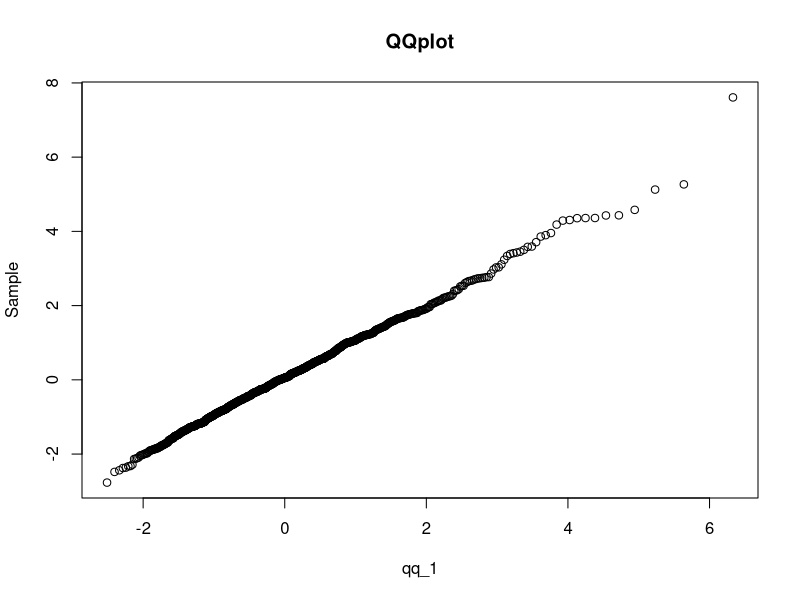
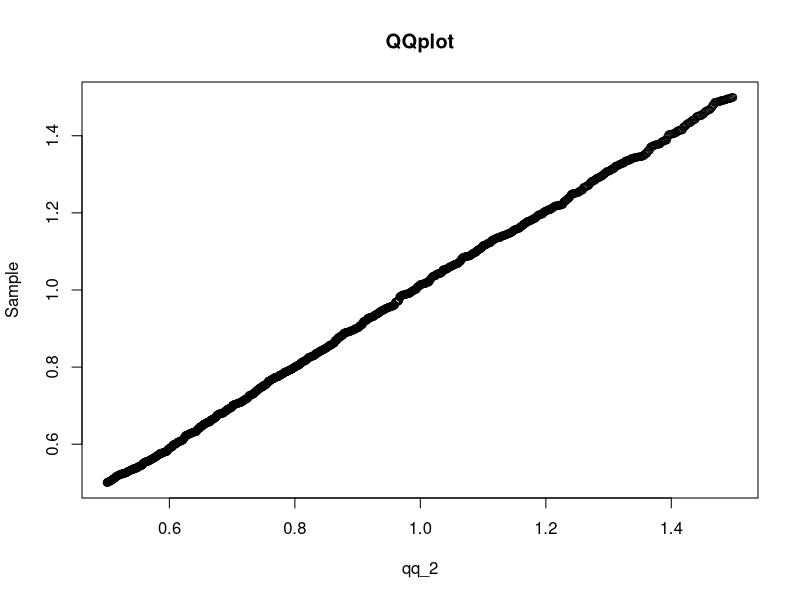
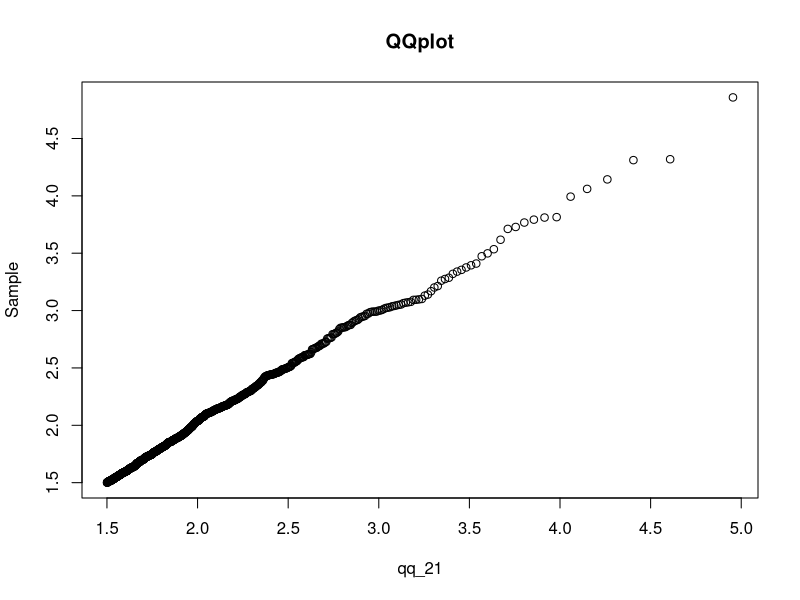
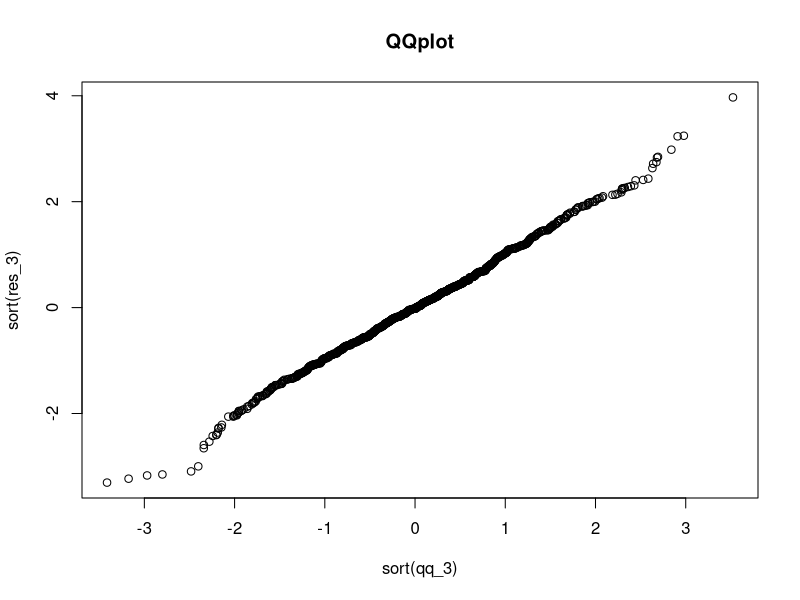
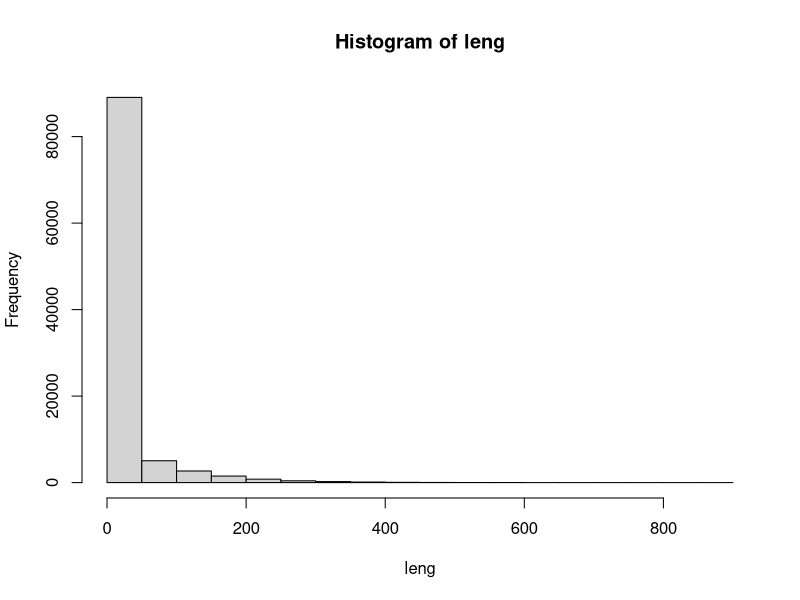

Generate these figures, in order, with R: (Note: a time limit stopped this script after it produced the figures.)
## ---- chunk 1
#1(1)
gumble<-function(mu,sigma,n){
  u<-runif(n)
  mu-sigma*log(-log(u))
}
res_1<-gumble(digamma(1),1,1000)
qq_1<-numeric(1000)
for (i in 1:1000) {
  qq_1[i]<-digamma(1)-log(-log(i/1001))
}
sort_1<-sort(res_1)
plot(qq_1,sort_1,main="QQplot",ylab="Sample")


#1(2)
truncexp<-function(lambda,a,b){
  u<-runif(1)
  -(log(u*(exp(-lambda*b)-exp(-lambda*a))+exp(-lambda*a)))/lambda
}
res_2<-numeric(1000)
qq_2<-numeric(1000)
for (i in 1:1000) {
  res_2[i]<-truncexp(1,0.5,1.5)
  qq_2[i]<--(log(i/1001*(exp(-1.5)-exp(-0.5))+exp(-0.5)))
}
sort_2<-sort(res_2)
plot(qq_2,sort_2,main="QQplot",ylab="Sample")

res_21<-numeric(1000)
qq_21<-numeric(1000)
for (i in 1:1000) {
  res_21[i]<-truncexp(2,1.5,Inf)
  qq_21[i]<--(log(i/1001*(exp(-2*Inf)-exp(-3))+exp(-3)))/2
}
sort_21<-sort(res_21)
plot(qq_21,sort_21,main="QQplot",ylab="Sample")

## ---- chunk 2
#2
LOGEPS <- log(.Machine$double.eps / 2)
# soft max (log-sum-exp) of vector `x`
lse <- function (x) {
  m <- max(x); x <- x - m
  m + log(sum(exp(x[x > LOGEPS])))
}
#(a)
new_rcat<-function(n,l){
  findInterval(runif(n),cumsum(exp(l-lse(l))))+1
}
#(b)
gmt_rcat<-function(l,n){
  k<-length(l)
  i<-numeric(n)
  for (j in 1:n) {
    G<-gumble(digamma(1),1,k)
    i[j]<-which.max(G+l)
  }
  return(i)
}
w.test<-c(0.1,0.3,0.05,0.15,0.13,0.27)
l<-log(w.test)
gmt_rcat(l,10)

## ---- chunk 3
#3(c)
e<-exp(1)
#3(3)
rbern <- function (n, p = 0.5) runif(n) < p
  
rsnorm3 <- function () {
    lambda1 <- 1 / (3-e^(-1)) # prob of body1
    lambda2 <- 2*(1-exp(-1))/(3-e^(-1)) #prob of body2
    lambda3 <- exp(-1)/(3-e^(-1)) #prob of tail
    repeat {
      B<-runif(1)
      if (B < lambda1) { # body1
        x <- .5 * runif(1) # X ~ U(0, .5)
        if (log(runif(1)) < -0.5 * x ^ 2) break
      }
      else if (B < lambda1+lambda2) { #body2
        x <- -log(1-(1-e^(-1)) * runif(1)) + .5 # X ~ Exp(1) + .5
            if (log(runif(1)) < -0.5 * (x-1) ^ 2) break
        }
      else { #tail
          x <- -0.5 * log(runif(1)) + 1.5 # X ~ Exp(2) + 1
          if (log(runif(1)) < -0.5 * (x-2) ^ 2) break
        }
    }
    (2 * rbern(1) - 1) * x
  }

## ---- chunk 4
#3(d)
res_3<-numeric(1000)
qq_3<-numeric(1000)
for (i in 1:1000) {
  res_3[i]<-rsnorm3()
  qq_3[i]<-rnorm(1000)[i]
}
plot(sort(qq_3),sort(res_3),main="QQplot")
## ---- chunk 5
#4
rwalk<-function(p){
  j<-1 #start
  walk<-c()  #store movements
  repeat {
    j<-j+(2*rbinom(1,1,p)-1)  #move
    walk<-append(walk,j)
    if (j==0 || j==20) return(walk)
  }
}
#(a)
rdesbp<-function(p) {
    r<-rwalk(p)
    as.numeric(isTRUE(r[length(r)]==20))
  }
rbp<-numeric(100000) 
for (i in 1:100000) {
  rbp[i]<-rdesbp(0.5)
}
mean(rbp)
sd(rbp)/sqrt(100000)
mean(rbp)+1.96*sd(rbp)/sqrt(100000)
mean(rbp)-1.96*sd(rbp)/sqrt(100000)


## ---- chunk 6
#(b)
rlength<-function(p){
  len<-numeric(100000)
  for (i in 1:100000) {
    r<-rwalk(p)
    len[i]<-length(r)
  }
  return(len)
}
leng<-rlength(0.5)
hist(leng) 
length(leng[leng>=200])/length(leng)

## ---- chunk 7
#(c)
rlengthbp<-function(p){
  len<-numeric(100000)
  l<-1
  while(l<=100000){
    r<-rwalk(p)
    des<-r[length(r)]
    if (des==20){
     len[l]<-length(r)
     l<-l+1
    }
  }
  return(len)
}

lenbp<-rlengthbp(0.5)
hist(lenbp)

## ---- chunk 8
#(d)
dugout<-function(p) {
  times_g<-numeric(100000)
  for (i in 1:100000) {
    r<-rwalk(p)
    times_g[i]<-length(r[(r==18)])
  }
  return(mean(times_g))
}
dugout(0.5)
## ---- chunk 9
#(e)
weight<-function(rw,p,ploaded){
  l<-length(rw)
  if (rw[l] == 0){
    logw<-(l/2-0.5)*log(p/ploaded)+(l/2+0.5)*log((1-p)/(1-ploaded))
  }
  else{
    logw<-(l/2+9.5)*log(p/ploaded)+(l/2-9.5)*log((1-p)/(1-ploaded))
  }
    return(exp(logw))
}

#(f)
risdesbp<-function(p,ploaded) {
  rw<-rwalk(ploaded)
  weight(rw,p,ploaded)*isTRUE(rw[length(rw)]==20)
}

risbp<-as.numeric(replicate(100000,risdesbp(0.5,0.55)))
mean(risbp)
sd(risbp)/sqrt(100000)
mean(risbp)+1.96*sd(risbp)/sqrt(100000)
mean(risbp)-1.96*sd(risbp)/sqrt(100000)
(sd(rbp)/sqrt(100000))/(sd(risbp)/sqrt(100000))
